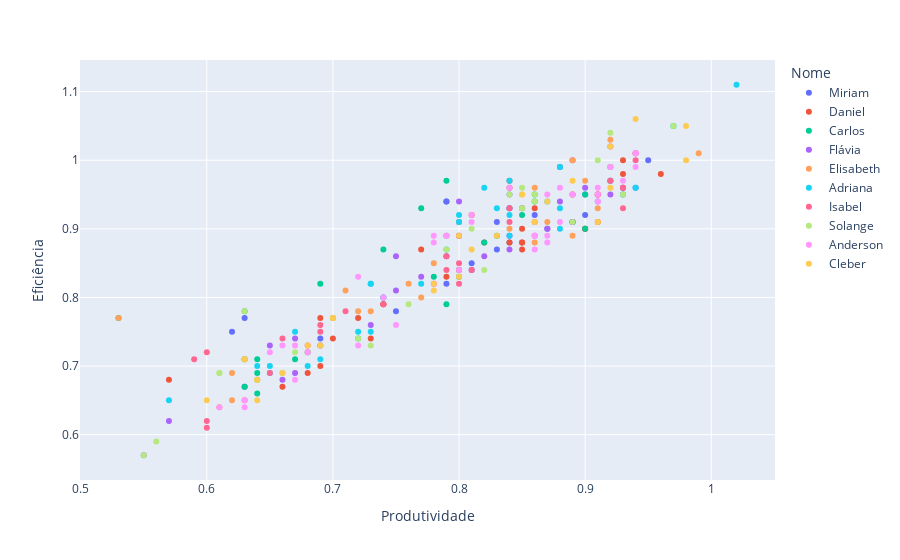

Notebook code for this chart:
### Markdown cell above
## Produtividade e Eficiência por Nome

### Code cell
import plotly.express as px 

data = Dim_Pessoa_Plano

fig = px.scatter(data, x="Produtividade", y="Eficiência", color="Nome")
fig.show()

### Figure 1 — Plotly figure (JSON) as saved in the notebook; plotly's stock layout.template omitted (floating-point values rounded to 4 significant figures)
{"data": [{"hovertemplate": "Nome=Miriam<br>Produtividade=%{x}<br>Eficiência=%{y}<extra></extra>", "legendgroup": "Miriam", "marker": {"color": "#636efa", "symbol": "circle"}, "mode": "markers", "name": "Miriam", "orientation": "v", "showlegend": true, "type": "scatter", "x": [0.81, 0.81, 0.79, 0.8, 0.84, 0.92, 0.94, 0.87, 0.69, 0.62, 0.79, 0.79, 0.9, 0.89, 0.92, 0.63, 0.86, 0.79, 0.88, 0.75, 0.89, 0.79, 0.69, 0.9, 0.83, 0.63, 0.83, 0.95], "xaxis": "x", "y": [0.85, 0.84, 0.94, 0.91, 0.88, 0.97, 0.96, 0.9, 0.73, 0.75, 0.94, 0.89, 0.95, 0.91, 0.99, 0.77, 0.92, 0.82, 0.99, 0.78, 0.91, 0.86, 0.74, 0.92, 0.87, 0.67, 0.91, 1], "yaxis": "y"}, {"hovertemplate": "Nome=Daniel<br>Produtividade=%{x}<br>Eficiência=%{y}<extra></extra>", "legendgroup": "Daniel", "marker": {"color": "#EF553B", "symbol": "circle"}, "mode": "markers", "name": "Daniel", "orientation": "v", "showlegend": true, "type": "scatter", "x": [0.74, 0.85, 0.84, 0.9, 0.82, 0.94, 0.84, 0.85, 0.89, 0.57, 0.91, 0.96, 0.9, 0.85, 0.7, 0.84, 0.93, 0.66, 0.93, 0.74, 0.79, 0.85, 0.86, 0.7, 0.73, 0.69, 0.68, 0.81, 0.8, 0.8, 0.69, 0.72, 0.77, 0.93], "xaxis": "x", "y": [0.79, 0.87, 0.96, 0.9, 0.88, 1.01, 0.97, 0.88, 0.95, 0.68, 0.91, 0.98, 0.9, 0.88, 0.77, 0.88, 0.96, 0.67, 0.98, 0.79, 0.83, 0.9, 0.93, 0.74, 0.74, 0.7, 0.69, 0.92, 0.89, 0.83, 0.77, 0.77, 0.87, 1], "yaxis": "y"}, {"hovertemplate": "Nome=Carlos<br>Produtividade=%{x}<br>Eficiência=%{y}<extra></extra>", "legendgroup": "Carlos", "marker": {"color": "#00cc96", "symbol": "circle"}, "mode": "markers", "name": "Carlos", "orientation": "v", "showlegend": true, "type": "scatter", "x": [0.63, 0.72, 0.83, 0.64, 0.53, 0.69, 0.86, 0.9, 0.74, 0.8, 0.63, 0.97, 0.63, 0.9, 0.79, 0.86, 0.77, 0.82, 0.67, 0.79, 0.68, 0.78, 0.85, 0.64, 0.84, 0.64], "xaxis": "x", "y": [0.67, 0.74, 0.89, 0.69, 0.77, 0.82, 0.95, 0.95, 0.87, 0.84, 0.71, 1.05, 0.78, 0.9, 0.97, 0.94, 0.93, 0.88, 0.71, 0.79, 0.72, 0.83, 0.92, 0.71, 0.93, 0.66], "yaxis": "y"}, {"hovertemplate": "Nome=Flávia<br>Produtividade=%{x}<br>Eficiência=%{y}<extra></extra>", "legendgroup": "Flávia", "marker": {"color": "#ab63fa", "symbol": "circle"}, "mode": "markers", "name": "Flávia", "orientation": "v", "showlegend": true, "type": "scatter", "x": [0.92, 0.9, 0.93, 0.84, 0.89, 0.89, 0.8, 0.93, 0.88, 0.73, 0.55, 0.87, 0.84, 0.74, 0.8, 0.57, 0.67, 0.84, 0.84, 0.78, 0.92, 0.77, 0.82, 0.67, 0.86, 0.75, 0.65, 0.75, 0.66], "xaxis": "x", "y": [0.95, 0.96, 0.95, 0.95, 0.91, 1, 0.89, 0.96, 0.94, 0.76, 0.57, 0.9, 0.93, 0.8, 0.94, 0.62, 0.69, 0.87, 0.89, 0.82, 1.02, 0.83, 0.86, 0.74, 0.89, 0.81, 0.73, 0.86, 0.68], "yaxis": "y"}, {"hovertemplate": "Nome=Elisabeth<br>Produtividade=%{x}<br>Eficiência=%{y}<extra></extra>", "legendgroup": "Elisabeth", "marker": {"color": "#FFA15A", "symbol": "circle"}, "mode": "markers", "name": "Elisabeth", "orientation": "v", "showlegend": true, "type": "scatter", "x": [0.62, 0.62, 0.89, 0.92, 0.61, 0.91, 0.68, 0.86, 0.91, 0.99, 0.8, 0.89, 0.53, 0.89, 0.84, 0.91, 0.9, 0.87, 0.77, 0.76, 0.71, 0.72, 0.92, 0.86, 0.73, 0.78, 0.89], "xaxis": "x", "y": [0.69, 0.65, 0.95, 0.97, 0.64, 0.95, 0.72, 0.96, 0.93, 1.01, 0.91, 0.95, 0.77, 1, 0.9, 0.95, 0.97, 0.91, 0.8, 0.82, 0.81, 0.78, 1.03, 0.88, 0.78, 0.85, 0.89], "yaxis": "y"}, {"hovertemplate": "Nome=Adriana<br>Produtividade=%{x}<br>Eficiência=%{y}<extra></extra>", "legendgroup": "Adriana", "marker": {"color": "#19d3f3", "symbol": "circle"}, "mode": "markers", "name": "Adriana", "orientation": "v", "showlegend": true, "type": "scatter", "x": [0.84, 0.92, 0.68, 0.73, 0.69, 0.63, 0.74, 0.85, 0.79, 0.91, 0.65, 0.73, 0.93, 0.94, 0.8, 0.84, 0.73, 0.88, 0.8, 0.65, 0.8, 1.02, 0.82, 0.83, 0.72, 0.77, 0.57, 0.67, 0.88, 0.87, 0.88, 0.64, 0.84, 0.64], "xaxis": "x", "y": [0.92, 0.97, 0.7, 0.75, 0.71, 0.71, 0.8, 0.93, 0.87, 0.94, 0.7, 0.82, 0.95, 0.96, 0.91, 0.97, 0.82, 0.99, 0.83, 0.69, 0.92, 1.11, 0.96, 0.93, 0.75, 0.82, 0.65, 0.75, 0.9, 0.94, 0.93, 0.68, 0.89, 0.7], "yaxis": "y"}, {"hovertemplate": "Nome=Isabel<br>Produtividade=%{x}<br>Eficiência=%{y}<extra></extra>", "legendgroup": "Isabel", "marker": {"color": "#FF6692", "symbol": "circle"}, "mode": "markers", "name": "Isabel", "orientation": "v", "showlegend": true, "type": "scatter", "x": [0.59, 0.65, 0.63, 0.79, 0.84, 0.68, 0.8, 0.91, 0.85, 0.92, 0.94, 0.91, 0.86, 0.8, 0.93, 0.6, 0.66, 0.69, 0.79, 0.81, 0.6, 0.93, 0.6, 0.69, 0.84, 0.71, 0.8, 0.74, 0.94], "xaxis": "x", "y": [0.71, 0.69, 0.65, 0.84, 0.93, 0.73, 0.82, 0.95, 0.93, 0.97, 1.01, 0.95, 0.91, 0.85, 0.96, 0.72, 0.74, 0.76, 0.86, 0.84, 0.62, 0.93, 0.61, 0.75, 0.91, 0.78, 0.84, 0.79, 1], "yaxis": "y"}, {"hovertemplate": "Nome=Solange<br>Produtividade=%{x}<br>Eficiência=%{y}<extra></extra>", "legendgroup": "Solange", "marker": {"color": "#B6E880", "symbol": "circle"}, "mode": "markers", "name": "Solange", "orientation": "v", "showlegend": true, "type": "scatter", "x": [0.85, 0.81, 0.55, 0.61, 0.63, 0.67, 0.97, 0.91, 0.72, 0.85, 0.7, 0.86, 0.79, 0.56, 0.84, 0.86, 0.92, 0.93, 0.92, 0.61, 0.76, 0.73, 0.82, 0.79, 0.89, 0.66], "xaxis": "x", "y": [0.93, 0.9, 0.57, 0.69, 0.78, 0.72, 1.05, 1, 0.74, 0.96, 0.77, 0.95, 0.89, 0.59, 0.95, 0.94, 0.99, 0.95, 1.04, 0.69, 0.79, 0.73, 0.84, 0.87, 0.91, 0.69], "yaxis": "y"}, {"hovertemplate": "Nome=Anderson<br>Produtividade=%{x}<br>Eficiência=%{y}<extra></extra>", "legendgroup": "Anderson", "marker": {"color": "#FF97FF", "symbol": "circle"}, "mode": "markers", "name": "Anderson", "orientation": "v", "showlegend": true, "type": "scatter", "x": [0.91, 0.87, 0.66, 0.8, 0.86, 0.79, 0.92, 0.91, 0.72, 0.93, 0.67, 0.81, 0.86, 0.63, 0.68, 0.94, 0.61, 0.86, 0.84, 0.91, 0.91, 0.89, 0.81, 0.78, 0.88, 0.94, 0.94, 0.75, 0.74, 0.67, 0.78, 0.87, 0.65, 0.63, 0.88, 0.78, 0.72, 0.87], "xaxis": "x", "y": [0.95, 0.95, 0.73, 0.84, 0.87, 0.89, 0.99, 0.96, 0.83, 0.97, 0.73, 0.92, 0.89, 0.65, 0.72, 1.01, 0.64, 0.89, 0.96, 0.94, 0.94, 0.95, 0.91, 0.82, 0.96, 0.99, 1.01, 0.76, 0.8, 0.68, 0.89, 0.88, 0.72, 0.64, 0.91, 0.88, 0.73, 0.89], "yaxis": "y"}, {"hovertemplate": "Nome=Cleber<br>Produtividade=%{x}<br>Eficiência=%{y}<extra></extra>", "legendgroup": "Cleber", "marker": {"color": "#FECB52", "symbol": "circle"}, "mode": "markers", "name": "Cleber", "orientation": "v", "showlegend": true, "type": "scatter", "x": [0.81, 0.6, 0.7, 0.66, 0.86, 0.85, 0.91, 0.98, 0.8, 0.89, 0.83, 0.8, 0.63, 0.68, 0.98, 0.87, 0.63, 0.78, 0.78, 0.92, 0.92, 0.64, 0.69, 0.64, 0.64, 0.85, 0.94], "xaxis": "x", "y": [0.87, 0.65, 0.77, 0.69, 0.91, 0.95, 0.91, 1.05, 0.83, 0.97, 0.89, 0.89, 0.71, 0.73, 1, 0.94, 0.71, 0.81, 0.82, 1.02, 0.96, 0.65, 0.73, 0.68, 0.68, 0.95, 1.06], "yaxis": "y"}], "layout": {"legend": {"title": {"text": "Nome"}, "tracegroupgap": 0}, "margin": {"t": 60}, "xaxis": {"anchor": "y", "domain": [0, 1], "title": {"text": "Produtividade"}}, "yaxis": {"anchor": "x", "domain": [0, 1], "title": {"text": "Eficiência"}}}}
